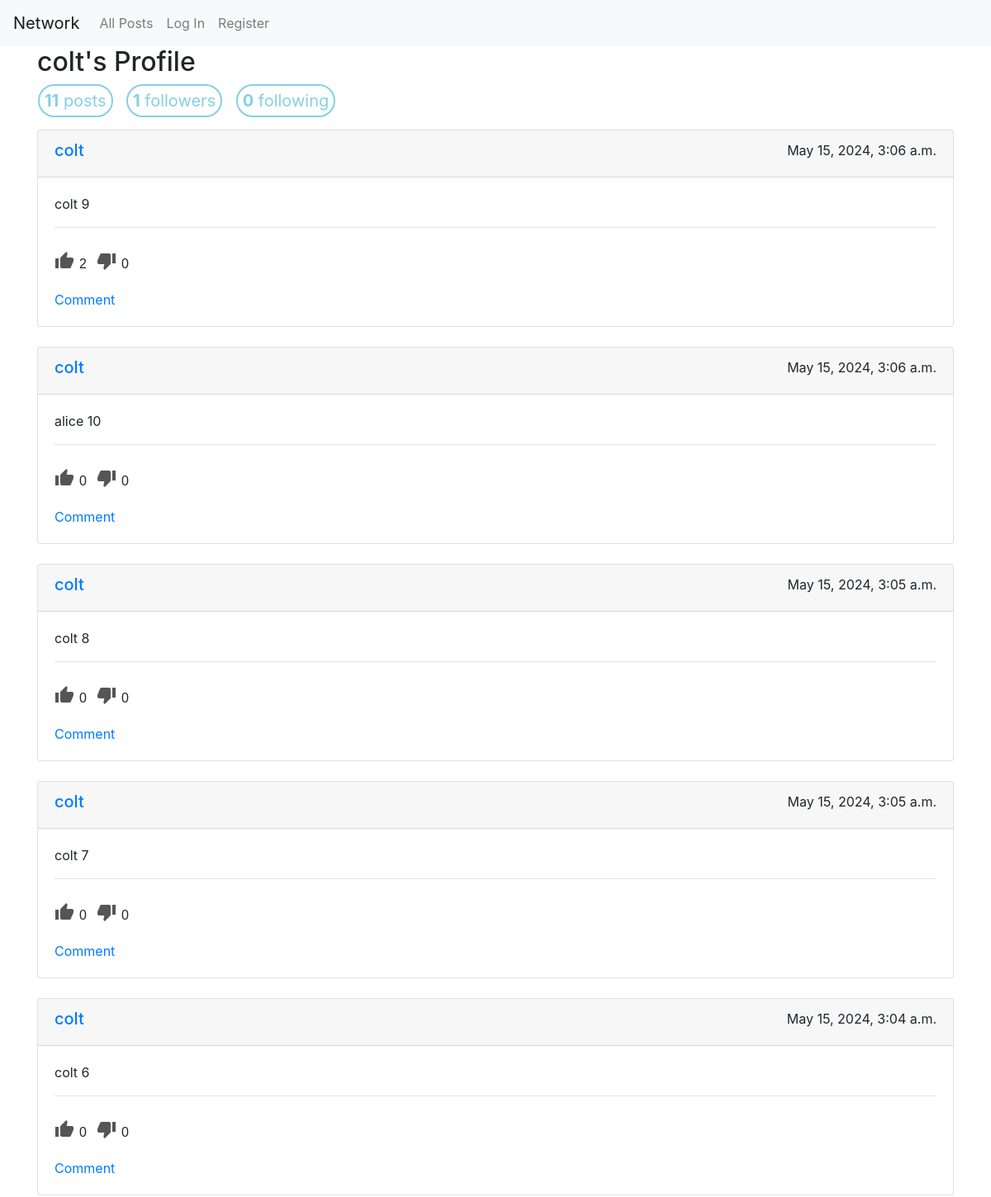
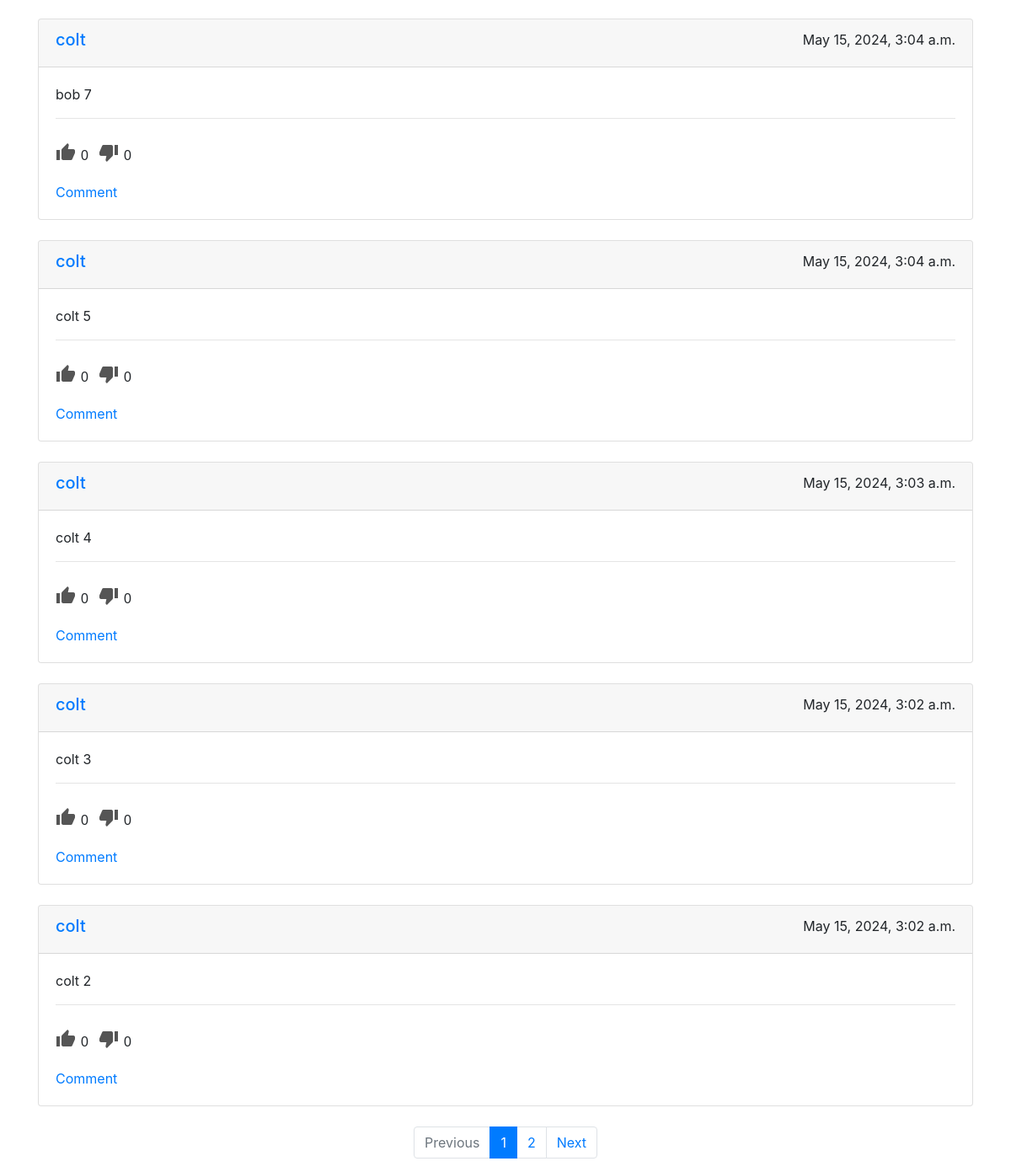
Page /profile/colt on the committed database (2 pictures, top to bottom).
### network/models.py (models this page shows)
class User(AbstractUser):
    following = models.ManyToManyField("User", blank=True, related_name="followers")
    def following_num(self):
        return self.following.all().count()
    def follower_num(self):
        return self.followers.all().count()
    def post_num(self):
        return self.posts.all().count()

class Post(models.Model):
    poster = models.ForeignKey(User, on_delete=models.CASCADE, related_name="posts")
    content = models.TextField()
    timestamp = models.DateTimeField(auto_now_add=True)
    likes = models.ManyToManyField(User, blank=True, related_name="liked_posts")
    dislikes = models.ManyToManyField(User, blank=True, related_name="disliked_posts")
    def like_num(self):
        return self.likes.all().count()
    def dislike_num(self):
        return self.dislikes.all().count()

### network/views.py (the view)
# urls.py: path("profile/<str:username>", views.profile, name="profile"),
def profile(request, username):
    if request.GET.get("page") is None:
        page_number = int(1)
    else:
        page_number = request.GET.get("page")
    user = User.objects.get(username=username)
    profile_posts = Post.objects.filter(poster=user).order_by("-timestamp")
    post_paginator = Paginator(profile_posts, NUM)
    post_page = post_paginator.get_page(page_number)
    return render(request, "network/index.html", {
        "title": "My Profile" if user == request.user else f"{user.username}'s Profile",
        "profile": True,
        "user": user,
        "posts_per_page": post_page,
        "form": PostForm()
    })

### network/templates/network/index.html (shortened to what this page needs)
{% extends "network/layout.html" %}
{% block body %}
<div class="container">
    <h2 >{{ title }}</h2>
    {% if profile %}
        <div class="d-flex justify-content-between">
            <div class="text-right">
                <div class="profile">
                    <span class="profile-item"><strong>{{ user.post_num }}</strong> posts</span>
                    <span id="follower_num" class="profile-item"><strong>{{ user.follower_num }}</strong> followers</span>
                    <span id="following_num" class="profile-item"><strong>{{ user.following_num }}</strong> following</span>
                </div>
            </div>
        </div>
    {% endif %}
    <div class="row row-cols-1 row-cols-md-1 g-4">
        {% for post in posts_per_page %}
            <div class="col mb-4"><div id="postId_{{ post.id }}" class="post card">
                <div class="card-header">
                    <div class="d-flex justify-content-between">
                        <div class="text-start"><a href="{% url 'profile' username=post.poster.username %}"><h5>{{ post.poster }}</h5></a></div>
                        <div class="text-end">{{ post.timestamp }}</div>
                    </div>
                </div>
                <div class="card-body">
                    <div class="content" style="display: block;">
                        <p class="content_text card-text">{{ post.content }}</p>
                        <hr/>
                        <div class="d-flex justify-content-between">
                            <div class="text-left">
                                    <div class="post-ratings-container">
                                        {% if request.user in post.likes.all %}
                                            <div class="post-rating post-rating-selected">
                                        {% else %}
                                            <div class="post-rating">
                                        {% endif %}
                                            {% if request.user.is_authenticated %}
                                                <span class="logined post-rating-button material-icons">thumb_up</span>
                                            {% else %}
                                                <a href="{% url 'login' %}"><span class="unlogined post-rating-button material-icons">thumb_up</span></a>
                                            {% endif %}
                                            <span class="post-rating-count">{{ post.like_num }}</span>
                                        </div>
                                        {% if request.user in post.dislikes.all %}
                                            <div class="post-rating post-rating-selected">
                                        {% else %}
                                            <div class="post-rating">
                                        {% endif %}
                                            {% if request.user.is_authenticated %}
                                                <span class="logined post-rating-button material-icons">thumb_down</span>
                                            {% else %}
                                                <a href="{% url 'login' %}"><span class="unlogined post-rating-button material-icons">thumb_down</span></a>
                                            {% endif %}
                                            <span class="post-rating-count">{{ post.dislike_num }}</span>
                                        </div>
                                    </div>
                                <br/>
                                <a class="comment_link" href="">Comment</a>
                            </div>
                        </div>
                    </div>
                </div>
            </div></div>
        {% endfor %}
    </div>
</div>
<div class="pagings">
    <nav aria-label="Page navigation">
        <ul class="pagination justify-content-center">
            {% if not posts_per_page.has_previous %}
                <li class="page-item disabled">
                    <a class="page-link" href="" tabindex="-1" aria-disabled="true">Previous</a>
                </li>
            {% endif %}
            {% for page_index in posts_per_page.paginator.page_range %}
                {% if page_index == posts_per_page.number %}
                    <li class="page-item active" aria-current="page">
                        <a class="page-link" href="?page={{ page_index }}">{{ page_index }}<span class="sr-only">(current)</span></a>
                    </li>
                {% else %}
                    <li class="page-item">
                        <a class="page-link" href="?page={{ page_index }}">{{ page_index }}</a>
                    </li>
                {% endif %}
            {% endfor %}
            {% if not posts_per_page.has_next %}
                <li class="page-item disabled">
                    <a class="page-link" href="" tabindex="-1" aria-disabled="true">Next</a>
                </li>
            {% else %}
                <li class="page-item">
                    <a class="page-link" href="?page={{ posts_per_page.next_page_number }}">Next</a>
                </li>
            {% endif %}
        </ul>
    </nav>
</div>
{% endblock %}

### network/static/network/styles.css (style rules this page uses)
.profile { margin-top: 5px; margin-bottom: 20px; margin-left: -5px; }
.profile-item { margin: 6px; padding: 6px; font-size: 20px; color: rgba(91, 192, 222, 0.75); border: 2px solid rgba(91, 192, 222, 0.75); border-radius: 20px; }
.post-ratings-container { font-family: 'Lexend', sans-serif; display: flex; justify-content: end; padding: 12px 0; margin-bottom: -20px; }
.post-rating { display: flex; align-items: center; cursor: default; }
.post-rating:not(:last-child) { margin-right: 12px; }
.post-rating-button { margin-right: 6px; cursor: pointer; color: #555555; }

### rows in the picture
User: post_num "11", follower_num "1", following_num "0"
Post: poster "colt", timestamp "May 15, 2024, 3:06 a.m.", content "colt 9", like_num "2", dislike_num "0"
Post: poster "colt", timestamp "May 15, 2024, 3:06 a.m.", content "alice 10", like_num "0", dislike_num "0"
Post: poster "colt", timestamp "May 15, 2024, 3:05 a.m.", content "colt 8", like_num "0", dislike_num "0"
Post: poster "colt", timestamp "May 15, 2024, 3:05 a.m.", content "colt 7", like_num "0", dislike_num "0"
Post: poster "colt", timestamp "May 15, 2024, 3:04 a.m.", content "colt 6", like_num "0", dislike_num "0"
Post: poster "colt", timestamp "May 15, 2024, 3:04 a.m.", content "bob 7", like_num "0", dislike_num "0"
Post: poster "colt", timestamp "May 15, 2024, 3:04 a.m.", content "colt 5", like_num "0", dislike_num "0"
Post: poster "colt", timestamp "May 15, 2024, 3:03 a.m.", content "colt 4", like_num "0", dislike_num "0"
Post: poster "colt", timestamp "May 15, 2024, 3:02 a.m.", content "colt 3", like_num "0", dislike_num "0"
Post: poster "colt", timestamp "May 15, 2024, 3:02 a.m.", content "colt 2", like_num "0", dislike_num "0"

### other values in the picture
{{ title }} "colt's Profile"
{{ page_index }} "1"
{{ page_index }} "2"
